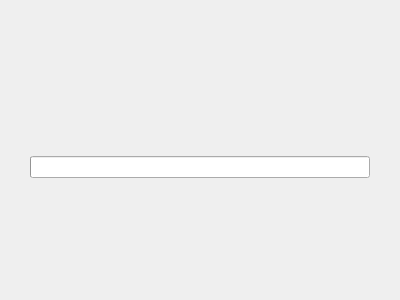
<?xml version="1.0" encoding="UTF-8"?>
<ui version="4.0">
 <class>Form</class>
 <widget class="QWidget" name="Form">
  <property name="geometry">
   <rect>
    <x>0</x>
    <y>0</y>
    <width>400</width>
    <height>300</height>
   </rect>
  </property>
  <property name="windowTitle">
   <string>Form</string>
  </property>
  <layout class="QVBoxLayout" name="verticalLayout">
   <property name="spacing">
    <number>10</number>
   </property>
   <property name="leftMargin">
    <number>30</number>
   </property>
   <property name="topMargin">
    <number>30</number>
   </property>
   <property name="rightMargin">
    <number>30</number>
   </property>
   <property name="bottomMargin">
    <number>30</number>
   </property>
   <item>
    <spacer name="verticalSpacer">
     <property name="orientation">
      <enum>Qt::Vertical</enum>
     </property>
     <property name="sizeHint" stdset="0">
      <size>
       <width>20</width>
       <height>40</height>
      </size>
     </property>
    </spacer>
   </item>
   <item>
    <widget class="QLabel" name="label_state">
     <property name="sizePolicy">
      <sizepolicy hsizetype="Maximum" vsizetype="Maximum">
       <horstretch>0</horstretch>
       <verstretch>0</verstretch>
      </sizepolicy>
     </property>
     <property name="font">
      <font>
       <pointsize>16</pointsize>
      </font>
     </property>
     <property name="text">
      <string/>
     </property>
    </widget>
   </item>
   <item>
    <widget class="QProgressBar" name="progress">
     <property name="value">
      <number>0</number>
     </property>
     <property name="textVisible">
      <bool>false</bool>
     </property>
    </widget>
   </item>
   <item>
    <spacer name="verticalSpacer_2">
     <property name="orientation">
      <enum>Qt::Vertical</enum>
     </property>
     <property name="sizeHint" stdset="0">
      <size>
       <width>20</width>
       <height>40</height>
      </size>
     </property>
    </spacer>
   </item>
  </layout>
 </widget>
 <resources/>
 <connections/>
</ui>
